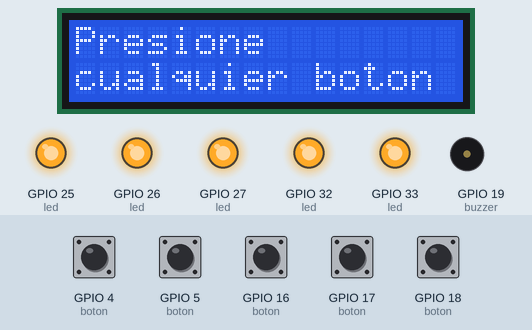
The sketch below on a simulated ESP32. Parts: 16×2 character LCD, output pins drawn as LEDs (lit = HIGH), buzzer (waves = sounding). The test bench sets the inputs (shaded band); at power-on: GPIO 4 (boton), GPIO 5 (boton), GPIO 16 (boton), GPIO 17 (boton), GPIO 18 (boton) HIGH. Random numbers use the default seed unless the sketch sets one; what the sketch prints to the serial monitor is not drawn.

Above: at 1.2 s.
1.3 s: GPIO 4 (boton) pulled LOW for 0.15 s
At 2.0 s:
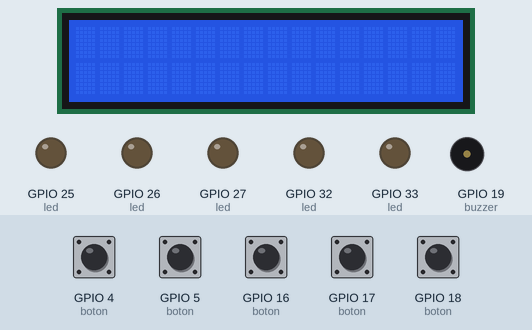
4.4 s: GPIO 16 (boton) pulled LOW for 0.15 s
At 5.9 s:
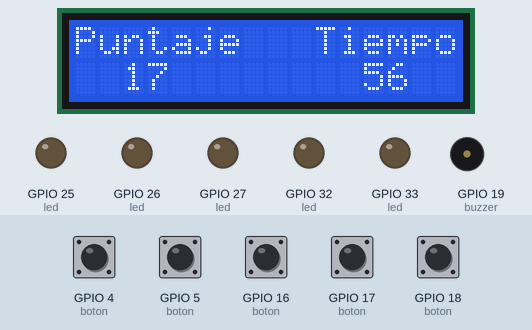
7.5 s: GPIO 18 (boton) pulled LOW for 0.15 s
At 10.5 s:
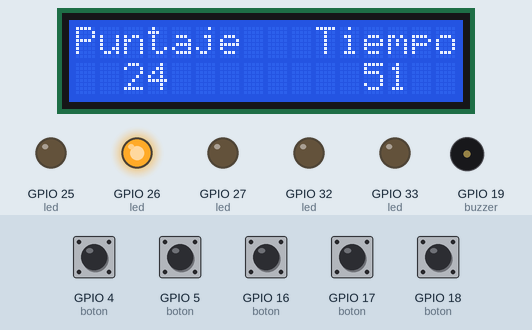
10.6 s: GPIO 5 (boton) pulled LOW for 1 s
14.6 s: GPIO 17 (boton) pulled LOW for 1 s
18.6 s: GPIO 16 (boton) pulled LOW for 1 s
At 23.1 s:
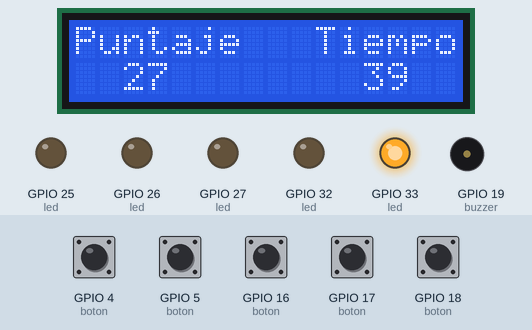
Timing chart, 0 to 44.8 s (numbered marks = the images above; inputs shaded):
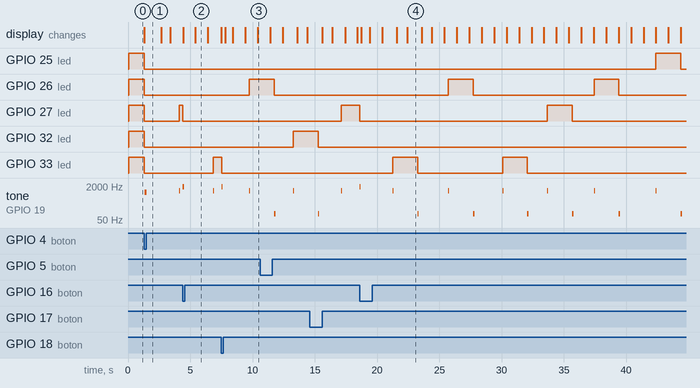

The sketch:

proyecto.ino
```cpp
//LIBRERÍAS
#include <Wire.h>
#include <hd44780.h>
#include <hd44780ioClass/hd44780_I2Cexp.h>
#include <WiFi.h>
#include <HTTPClient.h>

hd44780_I2Cexp lcd_1;


//-----------------//-----------------

//PINES Y VARIABLES GLOBALES
#define L_Rojo 33
#define L_Amarillo 25
#define L_Azul 32
#define L_Verde 26
#define L_Blanco 27
int led[] = {L_Rojo, L_Amarillo, L_Azul, L_Verde, L_Blanco};

#define B_Rojo 18
#define B_Amarillo 17
#define B_Azul 5
#define B_Verde 4
#define B_Blanco 16
int boton[] = {B_Rojo, B_Amarillo, B_Azul, B_Verde, B_Blanco};

const int q = 5;    //Cantidad de LEDs y Botones

#define buzzer 19

const unsigned long tiempo_de_juego = 60 * 1000;
unsigned long t_inicial;
unsigned long t_reaccion = 0;

unsigned long espera_entre_leds;
unsigned long inicio_espera;

int led_actual;
int boton_actual;

String nombre_jugador;

int puntaje_actual;
int puntaje_total = 0;

bool jugador_listo = false;       //Si está listo el jugador
bool press = false;              //Si el jugador presionó el botón correspondiente
bool sonido_final_rep = false;
bool sonidoactivado = true;
unsigned long t_reaccion_lim = 2000;
//----------
unsigned long inicio_cuenta_atras;
unsigned long tiempo_transcurrido;
int puntaje_anterior = 0;
int segundos_restantes;
bool beep[] = {false, false, false};

enum EstadoJuego {
  ESPERANDO_JUGADOR,
  ESPERANDO_LED,
  LED_ENCENDIDO,
  INGRESAR_NOMBRE,
  FIN_JUEGO,
  DEBUG
};

EstadoJuego estado;

//-----------------//-----------------

//DECLARACIÓN DE FUNCIONES
bool algun_boton_presionado();
void encender(int LED);
void apagar_leds();
void sonido(int tipo, int pin);
  enum Sonidos {
    COMIENZO,
    ACIERTO,
    FALLO,
    LED_ON,
    POCO_TIEMPO,
    FIN
  };

void est_esperando_jugador();
void est_esperando_led();
void est_led_encendido();
void est_ingresar_nombre();
void est_fin_juego();

void beep_poco_tiempo();

int calcular_puntaje(unsigned long t);

void enviar(int puntaje);

void conectarse_al_wifi();

void guardar(String nombre, int puntaje);

//-----------------//-----------------

void setup() {
  lcd_1.begin(16, 2);
  Serial.begin(115200);

  for (int j = 0; j < q; j++) {
    pinMode(led[j], OUTPUT);
  }

  for (int j = 0; j < q; j++) {
    pinMode(boton[j], INPUT_PULLUP);
  }

  pinMode(buzzer, OUTPUT);

  randomSeed(micros());

  estado = ESPERANDO_JUGADOR;
}

//-----------------//-----------------

void loop() {
  switch (estado) {

    case ESPERANDO_JUGADOR:
      est_esperando_jugador();
    break;

    case ESPERANDO_LED:
      est_esperando_led();
    break;

    case LED_ENCENDIDO:
      est_led_encendido();

      if (algun_boton_presionado()) {
        Serial.println("press!!");
      }
    break;

    case INGRESAR_NOMBRE:
      est_ingresar_nombre();
    break;

    case FIN_JUEGO:

      apagar_leds();

      est_fin_juego();

    break;

    case DEBUG:
    break;

  }

  if (estado == ESPERANDO_LED || estado == LED_ENCENDIDO) {

    tiempo_transcurrido = millis() - inicio_cuenta_atras;

    segundos_restantes = (tiempo_de_juego - tiempo_transcurrido) / 1000;

    beep_poco_tiempo();

    if (segundos_restantes > 0) {
      lcd_1.setCursor(0,0);
      lcd_1.print("Puntaje   Tiempo");

      lcd_1.setCursor(12,1);
      lcd_1.print("   ");
      lcd_1.setCursor(12,1);
      lcd_1.print(segundos_restantes);

      if (puntaje_anterior != puntaje_total) {

        puntaje_anterior = puntaje_total;

        lcd_1.setCursor(2,1);
        lcd_1.print(puntaje_total);

      }

    } else {

      lcd_1.clear();
      segundos_restantes = 0;

      estado = INGRESAR_NOMBRE;
    }

  }
}

//-----------------//-----------------

//FUNCIONES

void est_esperando_jugador() {
  puntaje_total = 0;
    for (int j = 0; j < q; j++) {
    digitalWrite(led[j], HIGH);
  }
  lcd_1.setCursor(0,0);
  lcd_1.print("Presione");
  lcd_1.setCursor(0,1);
  lcd_1.print("cualquier boton");
  Serial.println("presione boton");

  if (algun_boton_presionado()) {                // Check si el jugador está listo
    Serial.println("jugador listo");

    apagar_leds();
    lcd_1.clear();

    delay(50);
    sonido(COMIENZO, buzzer);
    delay(1000);

    while(algun_boton_presionado()) {
      Serial.println("Esperando soltar boton");
    }

  inicio_cuenta_atras = millis();
  inicio_espera = millis();
  espera_entre_leds = random(1000,3000);

  estado = ESPERANDO_LED;

  }

}

void est_esperando_led() {

  if (millis() - inicio_espera >= espera_entre_leds) {

    led_actual = random(0,q);
    boton_actual = boton[led_actual];

    apagar_leds();
    encender(led_actual);
    Serial.println(led_actual);

    sonido(LED_ON, buzzer);

    t_inicial = millis();

    estado = LED_ENCENDIDO;
  }

}

void est_led_encendido() {

  press = (digitalRead(boton_actual) == LOW);

  t_reaccion = millis() - t_inicial;

  if (press) {

    puntaje_total += calcular_puntaje(t_reaccion);
    Serial.println("se calculó puntaje");
    apagar_leds();

    sonido(ACIERTO, buzzer);

    Serial.print("T_reacción: "); Serial.println(t_reaccion);
    Serial.print("Puntaje total: "); Serial.println(puntaje_total);

    inicio_espera = millis();
    espera_entre_leds = random(1000,3000);

    estado = ESPERANDO_LED;
  }

  if (t_reaccion >= t_reaccion_lim) {

    apagar_leds();

    sonido(FALLO, buzzer);
    Serial.println("FALLO!");

    Serial.print("Puntaje total: "); Serial.println(puntaje_total);

    inicio_espera = millis();
    espera_entre_leds = random(1000,3000);

    estado = ESPERANDO_LED;
  }

}

void est_ingresar_nombre() {
  apagar_leds();
  sonido(FIN, buzzer);

  lcd_1.setCursor(0,0);
  lcd_1.print("Ingrese nombre");
  if (Serial.available()) {

    nombre_jugador = Serial.readStringUntil('\n');
    nombre_jugador.trim();

    Serial.print("Nombre: ");
    Serial.println(nombre_jugador);

    conectarse_al_wifi();
    guardar(nombre_jugador, puntaje_total);
    WiFi.disconnect(true); // Desconecto la ESP32 del wifi después de guardar
    WiFi.mode(WIFI_OFF);

    estado = FIN_JUEGO;
  }
}

void est_fin_juego() {
lcd_1.clear();
lcd_1.print(nombre_jugador + " Pts: " + puntaje_total);
delay(5000);
lcd_1.clear();
estado = ESPERANDO_JUGADOR;
}

//...............................

void apagar_leds() {
  for (int j = 0; j < q; j++) {
  digitalWrite(led[j], LOW);
  }
}

void encender(int LED) {
  digitalWrite(led[LED], HIGH);
}


int calcular_puntaje(unsigned long t) {
  if (t != 0) {
    return(5000 / t);           //Cálculo del puntaje en base del tiempo de reacción
  } else {
    return 0;
  }
}

void sonido(int tipo, int pin) {

  if (sonidoactivado) {

    switch (tipo) {

      case COMIENZO:
        tone(pin, 1000, 150);
	    break;

      case ACIERTO:
        tone(pin, 1800, 100);
      break;

      case FALLO:
        tone(pin, 100, 100);
      break;

      case LED_ON:
        tone(pin, 1200, 60);
      break;

      case POCO_TIEMPO:
        tone(pin, 1400, 60);
      break;

      case FIN:
        if (!sonido_final_rep) {
          tone(pin, 1000, 60);
          delay(200);
          tone(pin, 1000, 60);
          delay(200);
          tone(pin, 1000, 60);
          sonido_final_rep = true;
        }
      break;
    }
  }
}


bool algun_boton_presionado() {

    for (int i = 0; i < q; i++) {

        if (digitalRead(boton[i]) == LOW) {
            Serial.println("boton presionado");
            return true;
        }
    }

    return false;
}

void beep_poco_tiempo() {

  for (int i = 3; i > 0; i--) {

    if (segundos_restantes == i && !beep[i-1]) {
    sonido(POCO_TIEMPO, buzzer);
    beep[i-1] = true;
    }

  }

}

void conectarse_al_wifi() {
  Serial.println("Entró a la funcion de conexion");
  const char* ssid = "wifing";
  const char* password = "wifing-pub";
  WiFi.begin(ssid, password);

while (WiFi.status() != WL_CONNECTED) {
  delay(500);
  Serial.print(".");
}

Serial.println("WiFi conectado");
}

void guardar(String nombre, int puntaje) {
   HTTPClient http;

    String url =
        "http://172.16.113.25:5000/guardar?nom=" +
        nombre +
        "&pun=" +
        String(puntaje);

    http.begin(url);

    int codigo = http.GET();

    if(codigo > 0)
    {
        Serial.println("Datos enviados");
    }

    http.end();

}

//-----------------//-----------------
```

Measured:
- after the input at 1.3 s, GPIO 25 (led), GPIO 26 (led), GPIO 32 (led), GPIO 33 (led): HIGH → LOW at once; GPIO 27 (led): HIGH → LOW at once, → HIGH 2.8 s later; tone on GPIO 19 (buzzer): silent → 1000 Hz after 0.06 s, → silent 0.15 s later, → 1200 Hz 2.6 s later, → silent 0.06 s later; the display: changes at once (image 1)
- after the input at 4.4 s, GPIO 33 (led): LOW → HIGH after 2.4 s
- after the input at 7.5 s, GPIO 26 (led): LOW → HIGH after 2.3 s
- what the display in image 2 shows lasts 1.0 s, from 5.4 s to 6.4 s
